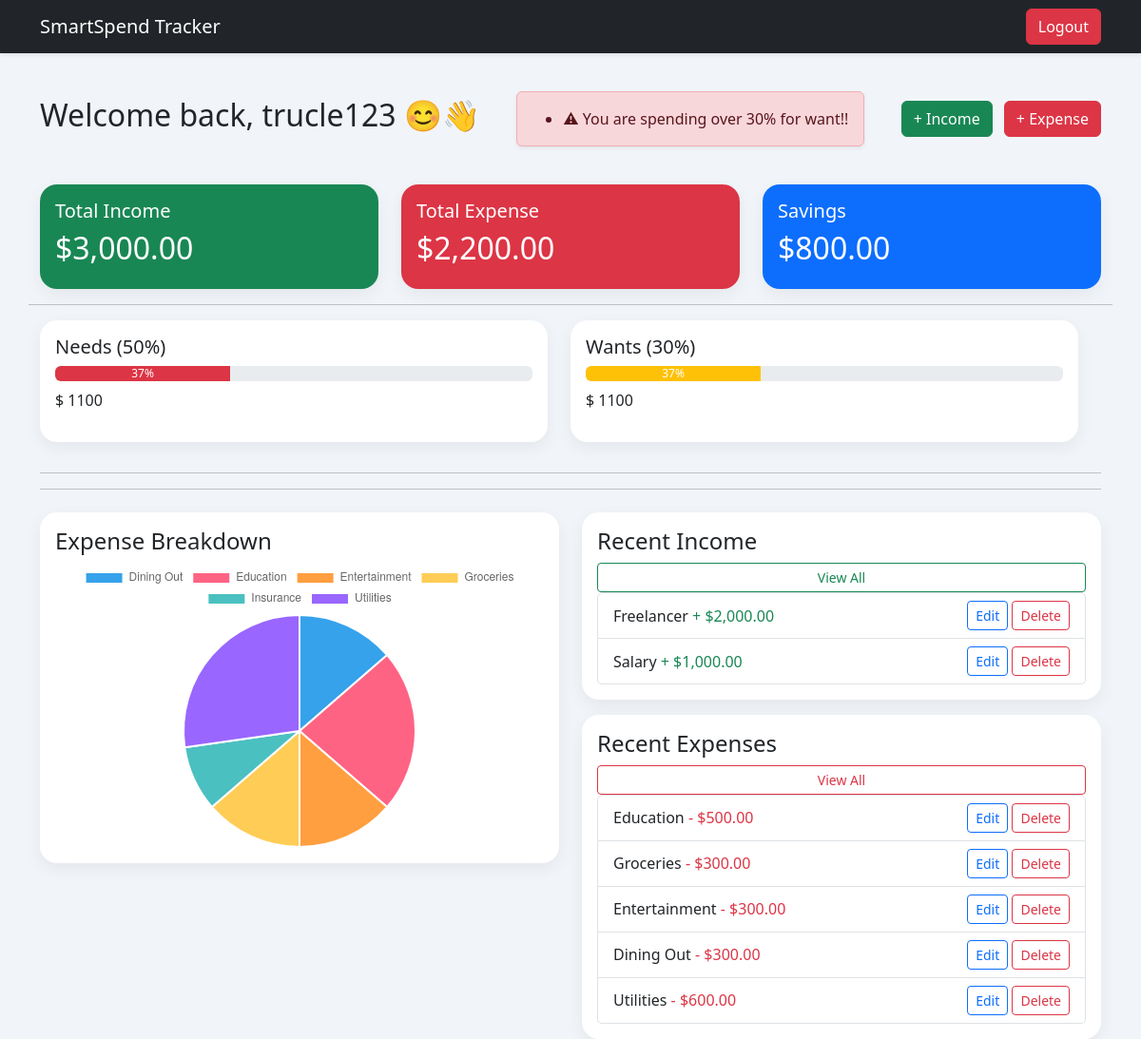
Screenshot of / (signed in) with the database file from the repository.
### tracker/models.py (models this page shows, shortened)
class Income(models.Model):
    CATEGORY_CHOICES = [
        ("Salary", "Salary"),
        ("Freelancer", "Freelancer"),
        ("Mixed", "Mixed"),
    ]
    user = models.ForeignKey(User, on_delete=models.CASCADE)
    amount = models.DecimalField(max_digits=10, decimal_places=2)
    source = models.CharField(max_length=100, choices=CATEGORY_CHOICES)
    date = models.DateField()
    created_at = models.DateTimeField(auto_now_add=True)

class Expense(models.Model):
    CATEGORY_CHOICES = [
        ("Groceries", "Groceries"),
        ("Utilities", "Utilities"),
        ("Healthcare", "Healthcare"),
        ("Insurance", "Insurance"),
        ("Rent", "Rent"),
        ("Transportation", "Transportation"),
        ("Dining Out", "Dining Out"),
        ("Entertainment", "Entertainment"),
        ("Education", "Education"),
    ]
    user = models.ForeignKey(User, on_delete=models.CASCADE)
    amount = models.DecimalField(max_digits=10, decimal_places=2)
    category = models.CharField(max_length=100, choices=CATEGORY_CHOICES)
    date = models.DateField()
    description = models.TextField(blank=True)
    created_at = models.DateTimeField(auto_now_add=True)

### tracker/views.py (the view)
# urls.py: path('', views.dashboard, name='dashboard'),
@login_required
def dashboard(request):
    incomes = Income.objects.filter(user=request.user)
    expenses = Expense.objects.filter(user=request.user)
    total_income = incomes.aggregate(Sum('amount'))['amount__sum'] or 0
    total_expense = expenses.aggregate(Sum('amount'))['amount__sum'] or 0
    savings = total_income - total_expense
    NEED_CATEGORIES = [
        "Groceries", "Utilities", "Healthcare",
        "Insurance", "Rent", "Transportation"
    ]
    WANT_CATEGORIES = [
        "Dining Out", "Entertainment", "Education"
    ]
    need_expense = expenses.filter(category__in=NEED_CATEGORIES)\
        .aggregate(Sum("amount"))["amount__sum"] or 0
    want_expense = expenses.filter(category__in=WANT_CATEGORIES)\
        .aggregate(Sum("amount"))["amount__sum"] or 0
    need_percent = (need_expense / total_income * 100) if total_income > 0 else 0
    want_percent = (want_expense / total_income * 100) if total_income > 0 else 0
    warnings = []
    if need_percent > 50:
        warnings.append("⚠ You are spending over 50% for need!!")
    if want_percent > 30:
        warnings.append("⚠ You are spending over 30% for want!!")
    today = now().date()
    today_expense = expenses.filter(date=today)\
        .aggregate(Sum('amount'))['amount__sum'] or 0
    last_7_days = expenses.filter(date__gte=today - timedelta(days=7))
    avg_daily = 0
    if last_7_days.exists():
        avg_daily = (last_7_days.aggregate(Sum('amount'))['amount__sum'] or 0) / 7
    if avg_daily > 0 and today_expense > avg_daily * 2:
        warnings.append("⚠ You are spending unusually high today!")
    recent_incomes = incomes.order_by('-created_at')[:5]
    recent_expenses = expenses.order_by('-created_at')[:5]
    category_data = expenses.values("category").annotate(total=Sum("amount"))
    categories = [item["category"] for item in category_data]
    category_totals = [float(item["total"]) for item in category_data]
    context = {
        "total_income": total_income,
        "total_expense": total_expense,
        "savings": savings,
        "recent_incomes": recent_incomes,
        "recent_expenses": recent_expenses,
        "categories": categories,
        "category_totals": category_totals,
        "need_expense": need_expense,
        "want_expense": want_expense,
        "need_percent": need_percent,
        "want_percent": want_percent,
        "warnings": warnings
    }
    return render(request, "dashboard.html", context)

### templates/dashboard.html (shortened to what this page needs)
{% extends "base.html" %}
{% load humanize %}
{% block content %}
<div class="d-flex justify-content-between align-items-center mb-4">
    <h2>Welcome back, {{ request.user.username }} 😊👋</h2>
{% if warnings %}
<div class="alert alert-danger mt-3 shadow-sm">
    <ul class="mb-0">
        {% for w in warnings %}
        <li>{{ w }}</li>
        {% endfor %}
    </ul>
</div>
{% endif %}
<div>
<a href="{% url 'add_income' %}" class="btn btn-success me-2">
+ Income
</a>
<a href="{% url 'add_expense' %}" class="btn btn-danger">
+ Expense
</a>
</div>
</div>
<div class="row">
<div class="col-md-4">
<div class="card text-white bg-success mb-3">
<div class="card-body">
<h5 class="card-title">Total Income</h5>
<h2>${{ total_income|floatformat:2|intcomma }}</h2>
</div>
</div>
</div>
<div class="col-md-4">
<div class="card text-white bg-danger mb-3">
<div class="card-body">
<h5 class="card-title">Total Expense</h5>
<h2>${{ total_expense|floatformat:2|intcomma }}</h2>
</div>
</div>
</div>
<div class="col-md-4">
<div class="card text-white bg-primary mb-3">
<div class="card-body">
<h5 class="card-title">Savings</h5>
<h2>${{ savings|floatformat:2|intcomma }}</h2>
</div>
</div>
</div>
<hr>
<div class="row">
<div class="col-md-6">
<div class="card p-3 mb-3">
<h5>Needs (50%)</h5>
<div class="progress mb-2">
  <div class="progress-bar bg-danger"
       style="width: {{ need_percent }}%">
    {{ need_percent|floatformat:0 }}%
  </div>
</div>
<p>$ {{ need_expense }}</p>
</div>
</div>
<div class="col-md-6">
<div class="card p-3 mb-3">
<h5>Wants (30%)</h5>
<div class="progress mb-2">
  <div class="progress-bar bg-warning"
       style="width: {{ want_percent }}%">
    {{ want_percent|floatformat:0 }}%
  </div>
</div>
<p>$ {{ want_expense }}</p>
</div>
</div>
</div>
</div>
<hr>
<hr>
<div class="row mt-4">
<div class="col-md-6">
<div class="card p-3 mb-3">
<h4>Expense Breakdown</h4>
<canvas id="expenseChart" style="max-height:300px;"></canvas>
</div>
</div>
<div class="col-md-6">
<div class="card p-3 mb-3">
<h4>Recent Income</h4>
<a href="{% url 'income_list' %}" class="btn btn-outline-success btn-sm">
                View All
            </a>
<ul class="list-group">
{% for income in recent_incomes %}
<li class="list-group-item d-flex justify-content-between align-items-center">
    <span>
        {{ income.source }}
        <span class="text-success">+ ${{ income.amount|floatformat:2|intcomma }}</span>
    </span>
    <div>
        <a href="{% url 'edit_income' income.id %}" class="btn btn-sm btn-outline-primary">
            Edit
        </a>
        <a href="{% url 'delete_income' income.id %}" class="btn btn-sm btn-outline-danger">
            Delete
        </a>
    </div>
</li>
{% empty %}
<li class="list-group-item">No income yet</li>
{% endfor %}
</ul>
</div>
<div class="card p-3">
<h4>Recent Expenses</h4>
<a href="{% url 'expense_list' %}" class="btn btn-outline-danger btn-sm">
                View All
            </a>
<ul class="list-group">
{% for expense in recent_expenses %}
<li class="list-group-item d-flex justify-content-between align-items-center">
    <span>
        {{ expense.category }}
        <span class="text-danger">- ${{ expense.amount|floatformat:2|intcomma }}</span>
    </span>
    <div>
        <a href="{% url 'edit_expense' expense.id %}" class="btn btn-sm btn-outline-primary">
            Edit
        </a>
        <a href="{% url 'delete_expense' expense.id %}" class="btn btn-sm btn-outline-danger">
            Delete
        </a>
    </div>
</li>
{% empty %}
<li class="list-group-item">No expenses yet</li>
{% endfor %}
</ul>
</div>
</div>
</div>
<script>
const ctx = document.getElementById('expenseChart');
new Chart(ctx, {
    type: 'pie',
    data: {
        labels: {{ categories|safe }},
        datasets: [{
            data: {{ category_totals|safe }},
        }]
    },
    options: {
        responsive: true,
        maintainAspectRatio: false
    }
});
</script>
{% endblock %}

### templates/base.html (style rules this page uses)
body { background: #f1f5f9; min-height: 100vh; }
.card { border: none; border-radius: 18px; box-shadow: 0 6px 18px rgba(0,0,0,0.06); }

### rows the page displays
Income: source "Freelancer", amount "2,000.00"
Income: source "Salary", amount "1,000.00"
Expense: category "Education", amount "500.00"
Expense: category "Groceries", amount "300.00"
Expense: category "Entertainment", amount "300.00"
Expense: category "Dining Out", amount "300.00"
Expense: category "Utilities", amount "600.00"

### other values shown
{{ request.user.username }} "trucle123"
{{ w }} "⚠ You are spending over 30% for want!!"
{{ total_income|floatformat:2|intcomma }} "3,000.00"
{{ total_expense|floatformat:2|intcomma }} "2,200.00"
{{ savings|floatformat:2|intcomma }} "800.00"
{{ need_percent|floatformat:0 }} "37"
{{ need_expense }} "1100"
{{ want_percent|floatformat:0 }} "37"
{{ want_expense }} "1100"
chart data {{ categories|safe }} ['Dining Out', 'Education', 'Entertainment', 'Groceries', 'Insurance', 'Utilities']
chart data {{ category_totals|safe }} [300.0, 500.0, 300.0, 300.0, 200.0, 600.0]
